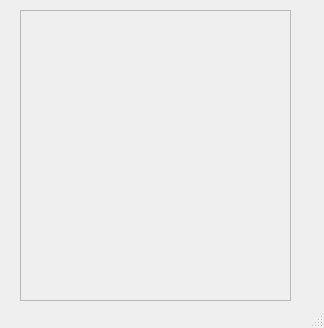
<?xml version="1.0" encoding="UTF-8"?>
<ui version="4.0">
 <class>MainWindow</class>
 <widget class="QMainWindow" name="MainWindow">
  <property name="geometry">
   <rect>
    <x>0</x>
    <y>0</y>
    <width>324</width>
    <height>328</height>
   </rect>
  </property>
  <property name="windowTitle">
   <string>scrollArea eg</string>
  </property>
  <widget class="QWidget" name="centralwidget">
   <widget class="QWidget" name="verticalLayoutWidget">
    <property name="geometry">
     <rect>
      <x>20</x>
      <y>10</y>
      <width>271</width>
      <height>291</height>
     </rect>
    </property>
    <layout class="QVBoxLayout" name="verticalLayout">
     <item>
      <widget class="QScrollArea" name="scrollArea">
       <property name="widgetResizable">
        <bool>true</bool>
       </property>
       <widget class="QWidget" name="scrollAreaWidgetContents">
        <property name="geometry">
         <rect>
          <x>0</x>
          <y>0</y>
          <width>267</width>
          <height>287</height>
         </rect>
        </property>
       </widget>
      </widget>
     </item>
    </layout>
   </widget>
  </widget>
  <widget class="QStatusBar" name="statusbar"/>
 </widget>
 <resources/>
 <connections/>
</ui>
